Frame 1 (no input): blank canvas, image omitted
Frame 60 (the mouse pressed at the canvas centre just before this capture): blank canvas, image omitted
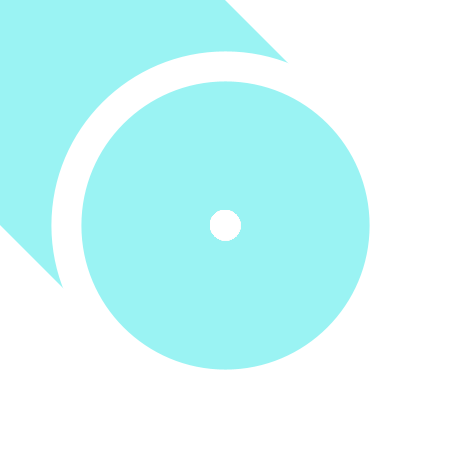
Frame 120 (the mouse held since frame 60 and released just before this capture)

The Processing sketch whose frames 1 and 60 were blank and that drew this single picture after the mouse press (run headless with seeded random() and noise(); from frame 60 on, the mouse is pressed at the canvas centre):

// Processing sketch: processing_52107
// ── processing_52107.pde

void setup(){
  size(450,450);
  smooth();
  stroke(0,102);
  background(255);
}
  
void draw(){
  float weight = dist(mouseX, mouseY, pmouseX, pmouseY);
  strokeWeight(weight);
  stroke(2,mouseY,mouseX,102);
  line(mouseX,mouseY, pmouseX, pmouseY);
  
fill(255);
stroke(255);
  if(mousePressed == true) {
    ellipse(mouseX,mouseY,30,30);
}
}    
